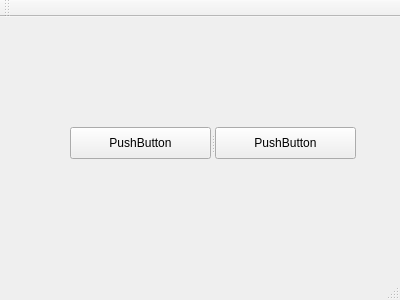
<?xml version="1.0" encoding="UTF-8"?>
<ui version="4.0">
 <class>MainWindow</class>
 <widget class="QMainWindow" name="MainWindow">
  <property name="geometry">
   <rect>
    <x>0</x>
    <y>0</y>
    <width>400</width>
    <height>300</height>
   </rect>
  </property>
  <property name="windowTitle">
   <string>MainWindow</string>
  </property>
  <widget class="QWidget" name="centralWidget">
   <widget class="QWidget" name="widget" native="true">
    <property name="geometry">
     <rect>
      <x>70</x>
      <y>90</y>
      <width>286</width>
      <height>72</height>
     </rect>
    </property>
    <widget class="QSplitter" name="splitter">
     <property name="geometry">
      <rect>
       <x>0</x>
       <y>20</y>
       <width>286</width>
       <height>32</height>
      </rect>
     </property>
     <property name="orientation">
      <enum>Qt::Horizontal</enum>
     </property>
     <widget class="QPushButton" name="pushButton">
      <property name="text">
       <string>PushButton</string>
      </property>
     </widget>
     <widget class="QPushButton" name="pushButton_2">
      <property name="text">
       <string>PushButton</string>
      </property>
     </widget>
    </widget>
   </widget>
  </widget>
  <widget class="QMenuBar" name="menuBar">
   <property name="geometry">
    <rect>
     <x>0</x>
     <y>0</y>
     <width>400</width>
     <height>22</height>
    </rect>
   </property>
  </widget>
  <widget class="QToolBar" name="mainToolBar">
   <attribute name="toolBarArea">
    <enum>TopToolBarArea</enum>
   </attribute>
   <attribute name="toolBarBreak">
    <bool>false</bool>
   </attribute>
  </widget>
  <widget class="QStatusBar" name="statusBar"/>
 </widget>
 <layoutdefault spacing="6" margin="11"/>
 <resources/>
 <connections/>
</ui>
